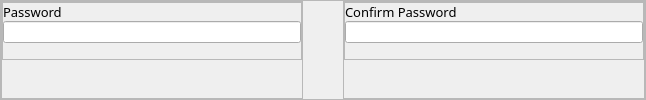
              <widget class="QFrame" name="passAndConfirmation">
               <property name="frameShape">
                <enum>QFrame::StyledPanel</enum>
               </property>
               <property name="frameShadow">
                <enum>QFrame::Raised</enum>
               </property>
               <layout class="QHBoxLayout" name="horizontalLayout_7">
                <property name="spacing">
                 <number>40</number>
                </property>
                <property name="leftMargin">
                 <number>0</number>
                </property>
                <property name="topMargin">
                 <number>0</number>
                </property>
                <property name="rightMargin">
                 <number>0</number>
                </property>
                <property name="bottomMargin">
                 <number>0</number>
                </property>
                <item>
                 <widget class="QFrame" name="password">
                  <property name="sizePolicy">
                   <sizepolicy hsizetype="Preferred" vsizetype="Expanding">
                    <horstretch>0</horstretch>
                    <verstretch>0</verstretch>
                   </sizepolicy>
                  </property>
                  <property name="frameShape">
                   <enum>QFrame::StyledPanel</enum>
                  </property>
                  <property name="frameShadow">
                   <enum>QFrame::Raised</enum>
                  </property>
                  <layout class="QVBoxLayout" name="verticalLayout_17">
                   <property name="spacing">
                    <number>0</number>
                   </property>
                   <property name="leftMargin">
                    <number>0</number>
                   </property>
                   <property name="topMargin">
                    <number>0</number>
                   </property>
                   <property name="rightMargin">
                    <number>0</number>
                   </property>
                   <property name="bottomMargin">
                    <number>0</number>
                   </property>
                   <item alignment="Qt::AlignRight|Qt::AlignTop">
                    <widget class="QFrame" name="passFrame">
                     <property name="minimumSize">
                      <size>
                       <width>300</width>
                       <height>0</height>
                      </size>
                     </property>
                     <property name="frameShape">
                      <enum>QFrame::StyledPanel</enum>
                     </property>
                     <property name="frameShadow">
                      <enum>QFrame::Raised</enum>
                     </property>
                     <layout class="QVBoxLayout" name="verticalLayout_18">
                      <property name="spacing">
                       <number>0</number>
                      </property>
                      <property name="leftMargin">
                       <number>0</number>
                      </property>
                      <property name="topMargin">
                       <number>0</number>
                      </property>
                      <property name="rightMargin">
                       <number>0</number>
                      </property>
                      <property name="bottomMargin">
                       <number>0</number>
                      </property>
                      <item>
                       <widget class="QLabel" name="passLabel">
                        <property name="font">
                         <font>
                          <family>Trebuchet MS</family>
                          <pointsize>10</pointsize>
                         </font>
                        </property>
                        <property name="text">
                         <string>Password</string>
                        </property>
                       </widget>
                      </item>
                      <item>
                       <widget class="QLineEdit" name="passInput">
                        <property name="minimumSize">
                         <size>
                          <width>0</width>
                          <height>0</height>
                         </size>
                        </property>
                        <property name="maximumSize">
                         <size>
                          <width>16777215</width>
                          <height>16777215</height>
                         </size>
                        </property>
                        <property name="font">
                         <font>
                          <family>8514oem</family>
                          <pointsize>-1</pointsize>
                          <weight>50</weight>
                          <bold>false</bold>
                         </font>
                        </property>
                        <property name="styleSheet">
                         <string notr="true">font-size: 10px;
letter-spacing: 1.5px</string>
                        </property>
                       </widget>
                      </item>
                      <item>
                       <widget class="QLabel" name="toUserFromPassFrame">
                        <property name="font">
                         <font>
                          <family>Trebuchet MS</family>
                          <pointsize>9</pointsize>
                         </font>
                        </property>
                        <property name="text">
                         <string/>
                        </property>
                       </widget>
                      </item>
                     </layout>
                    </widget>
                   </item>
                  </layout>
                 </widget>
                </item>
                <item>
                 <widget class="QFrame" name="confPass">
                  <property name="frameShape">
                   <enum>QFrame::StyledPanel</enum>
                  </property>
                  <property name="frameShadow">
                   <enum>QFrame::Raised</enum>
                  </property>
                  <layout class="QVBoxLayout" name="verticalLayout_19">
                   <property name="spacing">
                    <number>0</number>
                   </property>
                   <property name="leftMargin">
                    <number>0</number>
                   </property>
                   <property name="topMargin">
                    <number>0</number>
                   </property>
                   <property name="rightMargin">
                    <number>0</number>
                   </property>
                   <property name="bottomMargin">
                    <number>0</number>
                   </property>
                   <item alignment="Qt::AlignLeft|Qt::AlignTop">
                    <widget class="QFrame" name="confPassFrame">
                     <property name="minimumSize">
                      <size>
                       <width>300</width>
                       <height>0</height>
                      </size>
                     </property>
                     <property name="frameShape">
                      <enum>QFrame::StyledPanel</enum>
                     </property>
                     <property name="frameShadow">
                      <enum>QFrame::Raised</enum>
                     </property>
                     <layout class="QVBoxLayout" name="verticalLayout_20">
                      <property name="spacing">
                       <number>0</number>
                      </property>
                      <property name="leftMargin">
                       <number>0</number>
                      </property>
                      <property name="topMargin">
                       <number>0</number>
                      </property>
                      <property name="rightMargin">
                       <number>0</number>
                      </property>
                      <property name="bottomMargin">
                       <number>0</number>
                      </property>
                      <item>
                       <widget class="QLabel" name="confPassLabel">
                        <property name="font">
                         <font>
                          <family>Trebuchet MS</family>
                          <pointsize>10</pointsize>
                         </font>
                        </property>
                        <property name="text">
                         <string>Confirm Password</string>
                        </property>
                       </widget>
                      </item>
                      <item>
                       <widget class="QLineEdit" name="confPassInput">
                        <property name="minimumSize">
                         <size>
                          <width>0</width>
                          <height>0</height>
                         </size>
                        </property>
                        <property name="maximumSize">
                         <size>
                          <width>16777215</width>
                          <height>16777215</height>
                         </size>
                        </property>
                        <property name="font">
                         <font>
                          <family>8514oem</family>
                          <pointsize>-1</pointsize>
                          <weight>50</weight>
                          <bold>false</bold>
                         </font>
                        </property>
                        <property name="styleSheet">
                         <string notr="true">font-size: 10px;
letter-spacing: 1.5px</string>
                        </property>
                       </widget>
                      </item>
                      <item>
                       <widget class="QLabel" name="toUserFromConfPassFrame">
                        <property name="font">
                         <font>
                          <family>Trebuchet MS</family>
                          <pointsize>9</pointsize>
                         </font>
                        </property>
                        <property name="text">
                         <string/>
                        </property>
                       </widget>
                      </item>
                     </layout>
                    </widget>
                   </item>
                  </layout>
                 </widget>
                </item>
               </layout>
              </widget>
